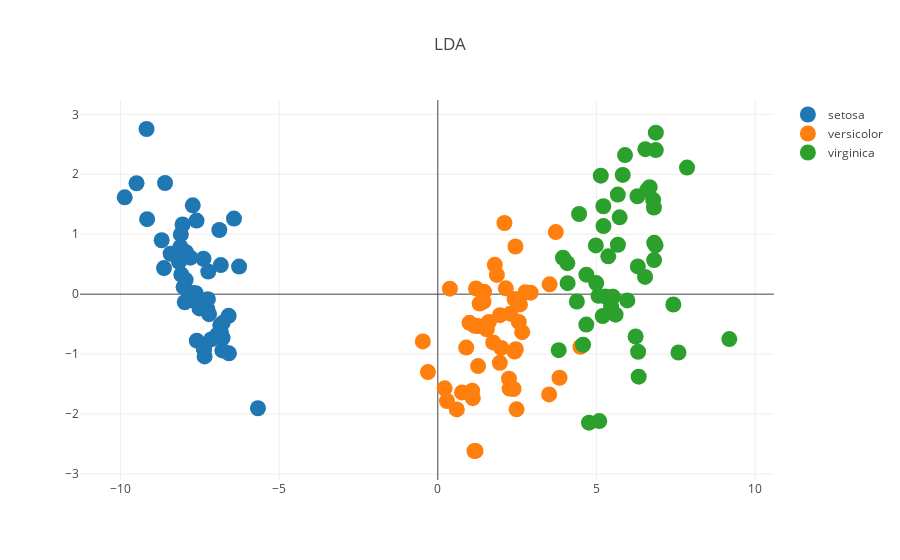

The code cell stored with this chart in its notebook:
### Code cell
generate_chart("LDA",['lda1','lda2'])

### Figure 1 — Plotly figure (JSON) as saved in the notebook; plotly's stock layout.template omitted (floating-point values rounded to 4 significant figures)
{"data": [{"hoverinfo": "text", "marker": {"size": 16}, "mode": "markers", "name": "setosa", "text": ["sepal length (cm): 5.1<br>sepal width (cm): 3.5<br>petal length (cm): 1.4<br>petal width (cm): 0.2", "sepal length (cm): 4.9<br>sepal width (cm): 3.0<br>petal length (cm): 1.4<br>petal width (cm): 0.2", "sepal length (cm): 4.7<br>sepal width (cm): 3.2<br>petal length (cm): 1.3<br>petal width (cm): 0.2", "sepal length (cm): 4.6<br>sepal width (cm): 3.1<br>petal length (cm): 1.5<br>petal width (cm): 0.2", "sepal length (cm): 5.0<br>sepal width (cm): 3.6<br>petal length (cm): 1.4<br>petal width (cm): 0.2", "sepal length (cm): 5.4<br>sepal width (cm): 3.9<br>petal length (cm): 1.7<br>petal width (cm): 0.4", "sepal length (cm): 4.6<br>sepal width (cm): 3.4<br>petal length (cm): 1.4<br>petal width (cm): 0.3", "sepal length (cm): 5.0<br>sepal width (cm): 3.4<br>petal length (cm): 1.5<br>petal width (cm): 0.2", "sepal length (cm): 4.4<br>sepal width (cm): 2.9<br>petal length (cm): 1.4<br>petal width (cm): 0.2", "sepal length (cm): 4.9<br>sepal width (cm): 3.1<br>petal length (cm): 1.5<br>petal width (cm): 0.1", "sepal length (cm): 5.4<br>sepal width (cm): 3.7<br>petal length (cm): 1.5<br>petal width (cm): 0.2", "sepal length (cm): 4.8<br>sepal width (cm): 3.4<br>petal length (cm): 1.6<br>petal width (cm): 0.2", "sepal length (cm): 4.8<br>sepal width (cm): 3.0<br>petal length (cm): 1.4<br>petal width (cm): 0.1", "sepal length (cm): 4.3<br>sepal width (cm): 3.0<br>petal length (cm): 1.1<br>petal width (cm): 0.1", "sepal length (cm): 5.8<br>sepal width (cm): 4.0<br>petal length (cm): 1.2<br>petal width (cm): 0.2", "sepal length (cm): 5.7<br>sepal width (cm): 4.4<br>petal length (cm): 1.5<br>petal width (cm): 0.4", "sepal length (cm): 5.4<br>sepal width (cm): 3.9<br>petal length (cm): 1.3<br>petal width (cm): 0.4", "sepal length (cm): 5.1<br>sepal width (cm): 3.5<br>petal length (cm): 1.4<br>petal width (cm): 0.3", "sepal length (cm): 5.7<br>sepal width (cm): 3.8<br>petal length (cm): 1.7<br>petal width (cm): 0.3", "sepal length (cm): 5.1<br>sepal width (cm): 3.8<br>petal length (cm): 1.5<br>petal width (cm): 0.3", "sepal length (cm): 5.4<br>sepal width (cm): 3.4<br>petal length (cm): 1.7<br>petal width (cm): 0.2", "sepal length (cm): 5.1<br>sepal width (cm): 3.7<br>petal length (cm): 1.5<br>petal width (cm): 0.4", "sepal length (cm): 4.6<br>sepal width (cm): 3.6<br>petal length (cm): 1.0<br>petal width (cm): 0.2", "sepal length (cm): 5.1<br>sepal width (cm): 3.3<br>petal length (cm): 1.7<br>petal width (cm): 0.5", "sepal length (cm): 4.8<br>sepal width (cm): 3.4<br>petal length (cm): 1.9<br>petal width (cm): 0.2", "sepal length (cm): 5.0<br>sepal width (cm): 3.0<br>petal length (cm): 1.6<br>petal width (cm): 0.2", "sepal length (cm): 5.0<br>sepal width (cm): 3.4<br>petal length (cm): 1.6<br>petal width (cm): 0.4", "sepal length (cm): 5.2<br>sepal width (cm): 3.5<br>petal length (cm): 1.5<br>petal width (cm): 0.2", "sepal length (cm): 5.2<br>sepal width (cm): 3.4<br>petal length (cm): 1.4<br>petal width (cm): 0.2", "sepal length (cm): 4.7<br>sepal width (cm): 3.2<br>petal length (cm): 1.6<br>petal width (cm): 0.2", "sepal length (cm): 4.8<br>sepal width (cm): 3.1<br>petal length (cm): 1.6<br>petal width (cm): 0.2", "sepal length (cm): 5.4<br>sepal width (cm): 3.4<br>petal length (cm): 1.5<br>petal width (cm): 0.4", "sepal length (cm): 5.2<br>sepal width (cm): 4.1<br>petal length (cm): 1.5<br>petal width (cm): 0.1", "sepal length (cm): 5.5<br>sepal width (cm): 4.2<br>petal length (cm): 1.4<br>petal width (cm): 0.2", "sepal length (cm): 4.9<br>sepal width (cm): 3.1<br>petal length (cm): 1.5<br>petal width (cm): 0.1", "sepal length (cm): 5.0<br>sepal width (cm): 3.2<br>petal length (cm): 1.2<br>petal width (cm): 0.2", "sepal length (cm): 5.5<br>sepal width (cm): 3.5<br>petal length (cm): 1.3<br>petal width (cm): 0.2", "sepal length (cm): 4.9<br>sepal width (cm): 3.1<br>petal length (cm): 1.5<br>petal width (cm): 0.1", "sepal length (cm): 4.4<br>sepal width (cm): 3.0<br>petal length (cm): 1.3<br>petal width (cm): 0.2", "sepal length (cm): 5.1<br>sepal width (cm): 3.4<br>petal length (cm): 1.5<br>petal width (cm): 0.2", "sepal length (cm): 5.0<br>sepal width (cm): 3.5<br>petal length (cm): 1.3<br>petal width (cm): 0.3", "sepal length (cm): 4.5<br>sepal width (cm): 2.3<br>petal length (cm): 1.3<br>petal width (cm): 0.3", "sepal length (cm): 4.4<br>sepal width (cm): 3.2<br>petal length (cm): 1.3<br>petal width (cm): 0.2", "sepal length (cm): 5.0<br>sepal width (cm): 3.5<br>petal length (cm): 1.6<br>petal width (cm): 0.6", "sepal length (cm): 5.1<br>sepal width (cm): 3.8<br>petal length (cm): 1.9<br>petal width (cm): 0.4", "sepal length (cm): 4.8<br>sepal width (cm): 3.0<br>petal length (cm): 1.4<br>petal width (cm): 0.3", "sepal length (cm): 5.1<br>sepal width (cm): 3.8<br>petal length (cm): 1.6<br>petal width (cm): 0.2", "sepal length (cm): 4.6<br>sepal width (cm): 3.2<br>petal length (cm): 1.4<br>petal width (cm): 0.2", "sepal length (cm): 5.3<br>sepal width (cm): 3.7<br>petal length (cm): 1.5<br>petal width (cm): 0.2", "sepal length (cm): 5.0<br>sepal width (cm): 3.3<br>petal length (cm): 1.4<br>petal width (cm): 0.2"], "type": "scatter", "x": [-8.085, -7.147, -7.511, -6.838, -8.158, -7.724, -7.235, -7.63, -6.583, -7.369, -8.422, -7.247, -7.351, -7.596, -9.869, -9.18, -8.598, -7.8, -8.1, -8.045, -7.52, -7.605, -8.704, -6.264, -6.592, -6.792, -6.84, -7.948, -8.012, -6.856, -6.783, -7.387, -9.162, -9.496, -7.369, -7.976, -8.631, -7.369, -6.956, -7.712, -7.936, -5.669, -7.266, -6.424, -6.886, -6.78, -8.112, -7.211, -8.34, -7.693], "y": [0.3285, -0.7555, -0.2381, -0.6429, 0.5406, 1.482, 0.3772, 0.01667, -0.9874, -0.9136, 0.6762, -0.08292, -1.039, -0.7767, 1.615, 2.756, 1.854, 0.6091, 0.9961, 1.162, -0.1562, 1.228, 0.8996, 0.4602, -0.362, -0.9382, 0.4848, 0.2387, 0.1163, -0.5172, -0.7293, 0.591, 1.251, 1.85, -0.9136, -0.1352, 0.4346, -0.9136, -0.6789, 0.01996, 0.6988, -1.903, -0.2479, 1.262, 1.071, -0.4782, 0.7888, -0.3344, 0.6729, -0.1058]}, {"hoverinfo": "text", "marker": {"size": 16}, "mode": "markers", "name": "versicolor", "text": ["sepal length (cm): 7.0<br>sepal width (cm): 3.2<br>petal length (cm): 4.7<br>petal width (cm): 1.4", "sepal length (cm): 6.4<br>sepal width (cm): 3.2<br>petal length (cm): 4.5<br>petal width (cm): 1.5", "sepal length (cm): 6.9<br>sepal width (cm): 3.1<br>petal length (cm): 4.9<br>petal width (cm): 1.5", "sepal length (cm): 5.5<br>sepal width (cm): 2.3<br>petal length (cm): 4.0<br>petal width (cm): 1.3", "sepal length (cm): 6.5<br>sepal width (cm): 2.8<br>petal length (cm): 4.6<br>petal width (cm): 1.5", "sepal length (cm): 5.7<br>sepal width (cm): 2.8<br>petal length (cm): 4.5<br>petal width (cm): 1.3", "sepal length (cm): 6.3<br>sepal width (cm): 3.3<br>petal length (cm): 4.7<br>petal width (cm): 1.6", "sepal length (cm): 4.9<br>sepal width (cm): 2.4<br>petal length (cm): 3.3<br>petal width (cm): 1.0", "sepal length (cm): 6.6<br>sepal width (cm): 2.9<br>petal length (cm): 4.6<br>petal width (cm): 1.3", "sepal length (cm): 5.2<br>sepal width (cm): 2.7<br>petal length (cm): 3.9<br>petal width (cm): 1.4", "sepal length (cm): 5.0<br>sepal width (cm): 2.0<br>petal length (cm): 3.5<br>petal width (cm): 1.0", "sepal length (cm): 5.9<br>sepal width (cm): 3.0<br>petal length (cm): 4.2<br>petal width (cm): 1.5", "sepal length (cm): 6.0<br>sepal width (cm): 2.2<br>petal length (cm): 4.0<br>petal width (cm): 1.0", "sepal length (cm): 6.1<br>sepal width (cm): 2.9<br>petal length (cm): 4.7<br>petal width (cm): 1.4", "sepal length (cm): 5.6<br>sepal width (cm): 2.9<br>petal length (cm): 3.6<br>petal width (cm): 1.3", "sepal length (cm): 6.7<br>sepal width (cm): 3.1<br>petal length (cm): 4.4<br>petal width (cm): 1.4", "sepal length (cm): 5.6<br>sepal width (cm): 3.0<br>petal length (cm): 4.5<br>petal width (cm): 1.5", "sepal length (cm): 5.8<br>sepal width (cm): 2.7<br>petal length (cm): 4.1<br>petal width (cm): 1.0", "sepal length (cm): 6.2<br>sepal width (cm): 2.2<br>petal length (cm): 4.5<br>petal width (cm): 1.5", "sepal length (cm): 5.6<br>sepal width (cm): 2.5<br>petal length (cm): 3.9<br>petal width (cm): 1.1", "sepal length (cm): 5.9<br>sepal width (cm): 3.2<br>petal length (cm): 4.8<br>petal width (cm): 1.8", "sepal length (cm): 6.1<br>sepal width (cm): 2.8<br>petal length (cm): 4.0<br>petal width (cm): 1.3", "sepal length (cm): 6.3<br>sepal width (cm): 2.5<br>petal length (cm): 4.9<br>petal width (cm): 1.5", "sepal length (cm): 6.1<br>sepal width (cm): 2.8<br>petal length (cm): 4.7<br>petal width (cm): 1.2", "sepal length (cm): 6.4<br>sepal width (cm): 2.9<br>petal length (cm): 4.3<br>petal width (cm): 1.3", "sepal length (cm): 6.6<br>sepal width (cm): 3.0<br>petal length (cm): 4.4<br>petal width (cm): 1.4", "sepal length (cm): 6.8<br>sepal width (cm): 2.8<br>petal length (cm): 4.8<br>petal width (cm): 1.4", "sepal length (cm): 6.7<br>sepal width (cm): 3.0<br>petal length (cm): 5.0<br>petal width (cm): 1.7", "sepal length (cm): 6.0<br>sepal width (cm): 2.9<br>petal length (cm): 4.5<br>petal width (cm): 1.5", "sepal length (cm): 5.7<br>sepal width (cm): 2.6<br>petal length (cm): 3.5<br>petal width (cm): 1.0", "sepal length (cm): 5.5<br>sepal width (cm): 2.4<br>petal length (cm): 3.8<br>petal width (cm): 1.1", "sepal length (cm): 5.5<br>sepal width (cm): 2.4<br>petal length (cm): 3.7<br>petal width (cm): 1.0", "sepal length (cm): 5.8<br>sepal width (cm): 2.7<br>petal length (cm): 3.9<br>petal width (cm): 1.2", "sepal length (cm): 6.0<br>sepal width (cm): 2.7<br>petal length (cm): 5.1<br>petal width (cm): 1.6", "sepal length (cm): 5.4<br>sepal width (cm): 3.0<br>petal length (cm): 4.5<br>petal width (cm): 1.5", "sepal length (cm): 6.0<br>sepal width (cm): 3.4<br>petal length (cm): 4.5<br>petal width (cm): 1.6", "sepal length (cm): 6.7<br>sepal width (cm): 3.1<br>petal length (cm): 4.7<br>petal width (cm): 1.5", "sepal length (cm): 6.3<br>sepal width (cm): 2.3<br>petal length (cm): 4.4<br>petal width (cm): 1.3", "sepal length (cm): 5.6<br>sepal width (cm): 3.0<br>petal length (cm): 4.1<br>petal width (cm): 1.3", "sepal length (cm): 5.5<br>sepal width (cm): 2.5<br>petal length (cm): 4.0<br>petal width (cm): 1.3", "sepal length (cm): 5.5<br>sepal width (cm): 2.6<br>petal length (cm): 4.4<br>petal width (cm): 1.2", "sepal length (cm): 6.1<br>sepal width (cm): 3.0<br>petal length (cm): 4.6<br>petal width (cm): 1.4", "sepal length (cm): 5.8<br>sepal width (cm): 2.6<br>petal length (cm): 4.0<br>petal width (cm): 1.2", "sepal length (cm): 5.0<br>sepal width (cm): 2.3<br>petal length (cm): 3.3<br>petal width (cm): 1.0", "sepal length (cm): 5.6<br>sepal width (cm): 2.7<br>petal length (cm): 4.2<br>petal width (cm): 1.3", "sepal length (cm): 5.7<br>sepal width (cm): 3.0<br>petal length (cm): 4.2<br>petal width (cm): 1.2", "sepal length (cm): 5.7<br>sepal width (cm): 2.9<br>petal length (cm): 4.2<br>petal width (cm): 1.3", "sepal length (cm): 6.2<br>sepal width (cm): 2.9<br>petal length (cm): 4.3<br>petal width (cm): 1.3", "sepal length (cm): 5.1<br>sepal width (cm): 2.5<br>petal length (cm): 3.0<br>petal width (cm): 1.1", "sepal length (cm): 5.7<br>sepal width (cm): 2.8<br>petal length (cm): 4.1<br>petal width (cm): 1.3"], "type": "scatter", "x": [1.458, 1.798, 2.417, 2.265, 2.553, 2.42, 2.447, 0.216, 1.746, 1.958, 1.19, 1.861, 1.154, 2.659, 0.3802, 1.203, 2.763, 0.7623, 3.509, 1.084, 3.719, 0.9994, 3.837, 2.243, 1.254, 1.44, 2.459, 3.525, 2.59, -0.312, 1.102, 0.5984, 0.8961, 4.496, 2.927, 2.101, 2.144, 2.483, 1.318, 1.955, 2.389, 2.286, 1.269, 0.2889, 2.001, 1.169, 1.609, 1.418, -0.4727, 1.546], "y": [0.04187, 0.4888, -0.08234, -1.576, -0.4628, -0.9573, 0.7955, -1.571, -0.8053, -0.3504, -2.616, 0.3205, -2.617, -0.6341, 0.09212, 0.09561, 0.03157, -1.639, -1.672, -1.61, 1.035, -0.479, -1.395, -1.411, -0.5328, -0.1231, -0.9196, 0.1638, -0.1708, -1.3, -1.736, -1.923, -0.8919, -0.8792, 0.025, 1.187, 0.09714, -1.922, -0.1575, -1.145, -1.582, -0.3256, -1.2, -1.783, -0.897, -0.5279, -0.4627, -0.5393, -0.7892, -0.5852]}, {"hoverinfo": "text", "marker": {"size": 16}, "mode": "markers", "name": "virginica", "text": ["sepal length (cm): 6.3<br>sepal width (cm): 3.3<br>petal length (cm): 6.0<br>petal width (cm): 2.5", "sepal length (cm): 5.8<br>sepal width (cm): 2.7<br>petal length (cm): 5.1<br>petal width (cm): 1.9", "sepal length (cm): 7.1<br>sepal width (cm): 3.0<br>petal length (cm): 5.9<br>petal width (cm): 2.1", "sepal length (cm): 6.3<br>sepal width (cm): 2.9<br>petal length (cm): 5.6<br>petal width (cm): 1.8", "sepal length (cm): 6.5<br>sepal width (cm): 3.0<br>petal length (cm): 5.8<br>petal width (cm): 2.2", "sepal length (cm): 7.6<br>sepal width (cm): 3.0<br>petal length (cm): 6.6<br>petal width (cm): 2.1", "sepal length (cm): 4.9<br>sepal width (cm): 2.5<br>petal length (cm): 4.5<br>petal width (cm): 1.7", "sepal length (cm): 7.3<br>sepal width (cm): 2.9<br>petal length (cm): 6.3<br>petal width (cm): 1.8", "sepal length (cm): 6.7<br>sepal width (cm): 2.5<br>petal length (cm): 5.8<br>petal width (cm): 1.8", "sepal length (cm): 7.2<br>sepal width (cm): 3.6<br>petal length (cm): 6.1<br>petal width (cm): 2.5", "sepal length (cm): 6.5<br>sepal width (cm): 3.2<br>petal length (cm): 5.1<br>petal width (cm): 2.0", "sepal length (cm): 6.4<br>sepal width (cm): 2.7<br>petal length (cm): 5.3<br>petal width (cm): 1.9", "sepal length (cm): 6.8<br>sepal width (cm): 3.0<br>petal length (cm): 5.5<br>petal width (cm): 2.1", "sepal length (cm): 5.7<br>sepal width (cm): 2.5<br>petal length (cm): 5.0<br>petal width (cm): 2.0", "sepal length (cm): 5.8<br>sepal width (cm): 2.8<br>petal length (cm): 5.1<br>petal width (cm): 2.4", "sepal length (cm): 6.4<br>sepal width (cm): 3.2<br>petal length (cm): 5.3<br>petal width (cm): 2.3", "sepal length (cm): 6.5<br>sepal width (cm): 3.0<br>petal length (cm): 5.5<br>petal width (cm): 1.8", "sepal length (cm): 7.7<br>sepal width (cm): 3.8<br>petal length (cm): 6.7<br>petal width (cm): 2.2", "sepal length (cm): 7.7<br>sepal width (cm): 2.6<br>petal length (cm): 6.9<br>petal width (cm): 2.3", "sepal length (cm): 6.0<br>sepal width (cm): 2.2<br>petal length (cm): 5.0<br>petal width (cm): 1.5", "sepal length (cm): 6.9<br>sepal width (cm): 3.2<br>petal length (cm): 5.7<br>petal width (cm): 2.3", "sepal length (cm): 5.6<br>sepal width (cm): 2.8<br>petal length (cm): 4.9<br>petal width (cm): 2.0", "sepal length (cm): 7.7<br>sepal width (cm): 2.8<br>petal length (cm): 6.7<br>petal width (cm): 2.0", "sepal length (cm): 6.3<br>sepal width (cm): 2.7<br>petal length (cm): 4.9<br>petal width (cm): 1.8", "sepal length (cm): 6.7<br>sepal width (cm): 3.3<br>petal length (cm): 5.7<br>petal width (cm): 2.1", "sepal length (cm): 7.2<br>sepal width (cm): 3.2<br>petal length (cm): 6.0<br>petal width (cm): 1.8", "sepal length (cm): 6.2<br>sepal width (cm): 2.8<br>petal length (cm): 4.8<br>petal width (cm): 1.8", "sepal length (cm): 6.1<br>sepal width (cm): 3.0<br>petal length (cm): 4.9<br>petal width (cm): 1.8", "sepal length (cm): 6.4<br>sepal width (cm): 2.8<br>petal length (cm): 5.6<br>petal width (cm): 2.1", "sepal length (cm): 7.2<br>sepal width (cm): 3.0<br>petal length (cm): 5.8<br>petal width (cm): 1.6", "sepal length (cm): 7.4<br>sepal width (cm): 2.8<br>petal length (cm): 6.1<br>petal width (cm): 1.9", "sepal length (cm): 7.9<br>sepal width (cm): 3.8<br>petal length (cm): 6.4<br>petal width (cm): 2.0", "sepal length (cm): 6.4<br>sepal width (cm): 2.8<br>petal length (cm): 5.6<br>petal width (cm): 2.2", "sepal length (cm): 6.3<br>sepal width (cm): 2.8<br>petal length (cm): 5.1<br>petal width (cm): 1.5", "sepal length (cm): 6.1<br>sepal width (cm): 2.6<br>petal length (cm): 5.6<br>petal width (cm): 1.4", "sepal length (cm): 7.7<br>sepal width (cm): 3.0<br>petal length (cm): 6.1<br>petal width (cm): 2.3", "sepal length (cm): 6.3<br>sepal width (cm): 3.4<br>petal length (cm): 5.6<br>petal width (cm): 2.4", "sepal length (cm): 6.4<br>sepal width (cm): 3.1<br>petal length (cm): 5.5<br>petal width (cm): 1.8", "sepal length (cm): 6.0<br>sepal width (cm): 3.0<br>petal length (cm): 4.8<br>petal width (cm): 1.8", "sepal length (cm): 6.9<br>sepal width (cm): 3.1<br>petal length (cm): 5.4<br>petal width (cm): 2.1", "sepal length (cm): 6.7<br>sepal width (cm): 3.1<br>petal length (cm): 5.6<br>petal width (cm): 2.4", "sepal length (cm): 6.9<br>sepal width (cm): 3.1<br>petal length (cm): 5.1<br>petal width (cm): 2.3", "sepal length (cm): 5.8<br>sepal width (cm): 2.7<br>petal length (cm): 5.1<br>petal width (cm): 1.9", "sepal length (cm): 6.8<br>sepal width (cm): 3.2<br>petal length (cm): 5.9<br>petal width (cm): 2.3", "sepal length (cm): 6.7<br>sepal width (cm): 3.3<br>petal length (cm): 5.7<br>petal width (cm): 2.5", "sepal length (cm): 6.7<br>sepal width (cm): 3.0<br>petal length (cm): 5.2<br>petal width (cm): 2.3", "sepal length (cm): 6.3<br>sepal width (cm): 2.5<br>petal length (cm): 5.0<br>petal width (cm): 1.9", "sepal length (cm): 6.5<br>sepal width (cm): 3.0<br>petal length (cm): 5.2<br>petal width (cm): 2.0", "sepal length (cm): 6.2<br>sepal width (cm): 3.4<br>petal length (cm): 5.4<br>petal width (cm): 2.3", "sepal length (cm): 5.9<br>sepal width (cm): 3.0<br>petal length (cm): 5.1<br>petal width (cm): 1.8"], "type": "scatter", "x": [7.856, 5.516, 6.305, 5.604, 6.863, 7.425, 4.681, 6.314, 6.332, 6.873, 4.454, 5.461, 5.677, 5.974, 6.788, 5.829, 5.066, 6.608, 9.188, 4.766, 6.293, 5.373, 7.586, 4.384, 5.731, 5.276, 4.092, 4.083, 6.533, 4.578, 6.235, 5.218, 6.818, 3.81, 5.09, 6.821, 6.542, 4.994, 3.947, 5.222, 6.679, 5.137, 5.516, 6.812, 6.873, 5.674, 5.197, 4.982, 5.901, 4.684], "y": [2.112, -0.04402, 0.4621, -0.3424, 0.816, -0.1726, -0.5076, -0.9607, -1.377, 2.695, 1.337, -0.2104, 0.8244, -0.1046, 1.574, 1.989, -0.0273, 1.742, -0.7491, -2.144, 1.634, 0.6315, -0.9739, -0.1221, 1.281, -0.03848, 0.1831, 0.5177, 0.2872, -0.8446, -0.7062, 1.466, 0.5678, -0.9345, -2.118, 0.857, 2.419, 0.1849, 0.6074, 1.136, 1.785, 1.976, -0.04402, 1.444, 2.404, 1.661, -0.3655, 0.813, 2.321, 0.3251]}], "layout": {"title": "LDA"}}
